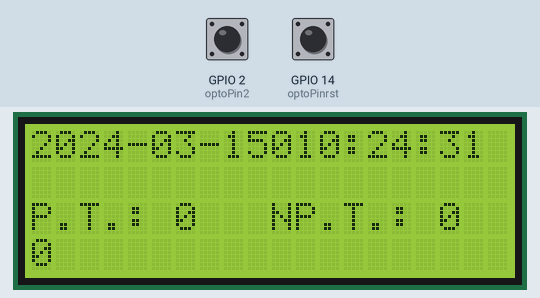
Simulated run of this sketch. Board: ESP32. On the bench: 20×4 character LCD. The inputs (shaded band) are chosen by the test bench; at power-on: GPIO 14 (optoPinrst) HIGH, GPIO 2 (optoPin2) HIGH. The local clock reads 2024-03-15 10:24:30 at power-on unless the sketch sets it; EEPROM starts erased.

Above: at 1.3 s.
1.4 s: GPIO 14 (optoPinrst) pulled LOW for 0.15 s
At 4.4 s:
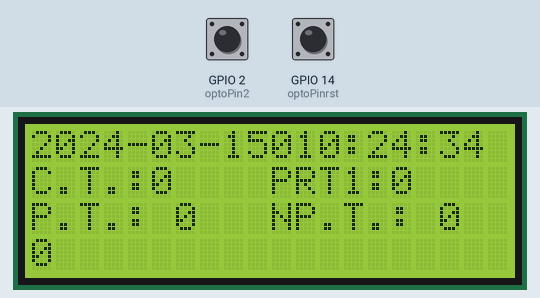
4.5 s: GPIO 2 (optoPin2) pulled LOW for 3.2 s
At 8.5 s:
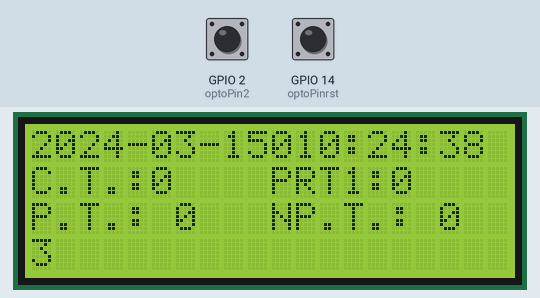
9.5 s: GPIO 2 (optoPin2) pulled LOW for 1 s
At 12.7 s:
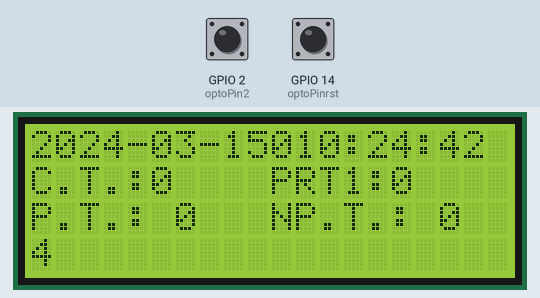
Timing chart, 0 to 14.2 s (numbered marks = the images above; inputs shaded):
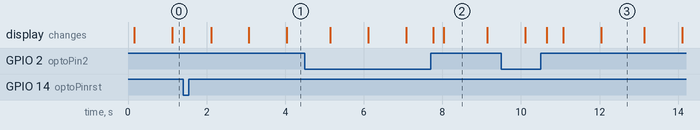

Measured:
- after the input at 1.4 s, the display: first changes at once (image 1 shows a later state)

The sketch:

sketch_aug7a.ino
```cpp
#include <Wire.h>
#include <WiFi.h>
#include <AsyncTCP.h>
#include <ESPAsyncWebSrv.h>
#include <LiquidCrystal_I2C.h>
#include <EEPROM.h>
#include <RTClib.h>

RTC_DS3231 rtc;

LiquidCrystal_I2C lcd(0x27, 20, 4);

int counter1 = 0;
unsigned long p_on_time = 0;
unsigned long prod_time = 0;
unsigned long n_prod_time = 0;
unsigned long var1 = 0;
unsigned long cycleStartTime = 0;
unsigned long cycleTime = 0;

int optoPin2 = 2;
int optoPinrst = 14;
int optoPin2State = LOW;
int lastoptoPin2State = LOW;

int counter1Address = 0;

AsyncWebServer server(80);

const char* ssid = "DeviceL1";
const char* password = "";

void handleRoot(AsyncWebServerRequest *request){
    String message = (String(p_on_time) + ", " + String(prod_time) + ", " + String(n_prod_time) + "," + String(cycleTime) + "," + String(counter1) + "," + String(rtc.now().timestamp()) + "," + String(var1));
    request->send(200, "text/plain", message);
}

void setup() {
    pinMode(optoPin2, INPUT);
    pinMode(optoPinrst, INPUT);

    WiFi.mode(WIFI_AP);
    WiFi.softAP(ssid, password);

    server.on("/", HTTP_GET, handleRoot);
    server.begin();

    if (! rtc.begin()) {
        Serial.println("Couldn't find RTC");
        while (1);
    }

    if (rtc.lostPower()) {
        rtc.adjust(DateTime(F(__DATE__), F(__TIME__)));
    }

    EEPROM.begin(sizeof(counter1) + sizeof(cycleTime));

    EEPROM.get(counter1Address, counter1);

    pinMode(optoPin2, INPUT_PULLUP);
    pinMode(optoPinrst, INPUT_PULLUP);

    Wire.begin(); // Initialize the I2C bus
    lcd.begin(20, 4);
    lcd.init();
    lcd.backlight();
}

void loop() {
    optoPin2State = digitalRead(optoPin2);
    if (optoPin2State != lastoptoPin2State) {
        if (optoPin2State == LOW) {
            cycleStartTime = millis();
        }
        if (optoPin2State == HIGH) {
            cycleTime = millis() - cycleStartTime;
            cycleTime = cycleTime / 1000;
            var1 = cycleTime + var1;
            counter1 = counter1 + 1;
        }
        lastoptoPin2State = optoPin2State;
    }

    p_on_time = millis() / 60000;
    prod_time = var1 / 60;
    n_prod_time = p_on_time - prod_time;

    DateTime now = rtc.now();

    lcd.setCursor(0, 0);
    lcd.print(now.timestamp());

    lcd.setCursor(10, 0);
    lcd.print(p_on_time);

    lcd.setCursor(0, 2);
    lcd.print("P.T.: " + String(prod_time));

    lcd.setCursor(10, 2);
    lcd.print("NP.T.: " + String(n_prod_time));

    lcd.setCursor(0, 3);
    lcd.print(var1);

    if (digitalRead(optoPinrst) == LOW) {
        counter1 = 0;
        cycleTime = 0;
        EEPROM.put(counter1Address, counter1);
        EEPROM.commit();

        lcd.setCursor(0, 1);
        lcd.print("C.T.:" + String(cycleTime) + " ");

        lcd.setCursor(10, 1);
        lcd.print("PRT1:" + String(counter1) + " ");
    }

    delay(100); // Avoid excessive looping and reduce CPU usage
}
```
